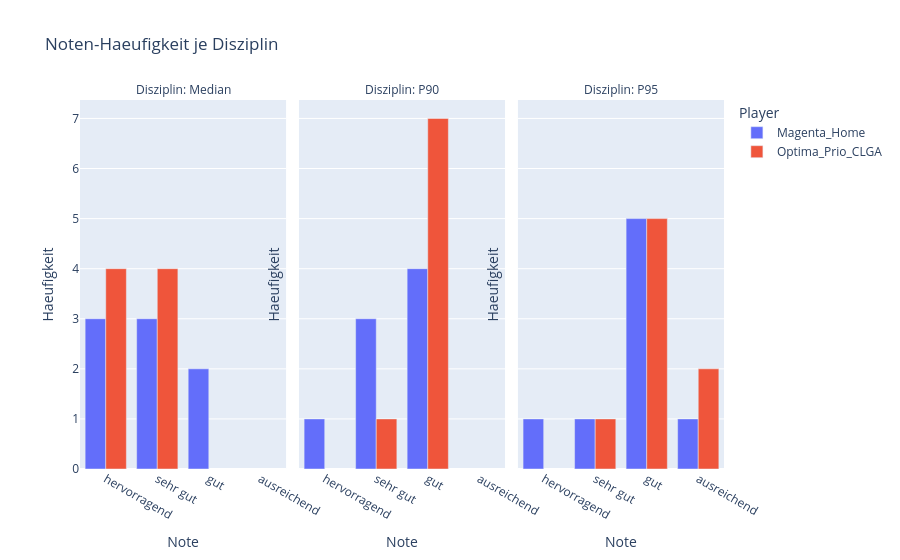

Notebook source saved alongside this figure:
### Markdown cell above
## Visualization: isualisierung: Haeufigkeit je Note, getrennt nach Disziplin

### Code cell
# Visualisierung: Haeufigkeit je Note, getrennt nach Disziplin (Plotly)
if freq.empty:
    print('Keine Daten nach Filterung vorhanden.')
else:
    p = freq.copy()
    p['Note'] = p['Note'].astype(str)

    fig = px.bar(
        p,
        x='Note',
        y='Anzahl',
        color='Player',
        facet_col='Disziplin',
        barmode='group',
        category_orders={'Note': grade_order, 'Disziplin': selected_disciplines},
        title='Noten-Haeufigkeit je Disziplin'
    )

    fig.update_xaxes(categoryorder='array', categoryarray=grade_order, tickangle=30)
    fig.update_yaxes(title_text='Haeufigkeit')
    fig.for_each_annotation(lambda a: a.update(text=a.text.replace('Disziplin=', 'Disziplin: ')))
    fig.update_layout(legend_title_text='Player')
    fig.show()

### Figure 1 — Plotly figure (JSON) as saved in the notebook; plotly's stock layout.template omitted (floating-point values rounded to 4 significant figures)
{"data": [{"alignmentgroup": "True", "hovertemplate": "Player=Magenta_Home<br>Disziplin=Median<br>Note=%{x}<br>Anzahl=%{y}<extra></extra>", "legendgroup": "Magenta_Home", "marker": {"color": "#636efa", "pattern": {"shape": ""}}, "name": "Magenta_Home", "offsetgroup": "Magenta_Home", "orientation": "v", "showlegend": true, "textposition": "auto", "type": "bar", "x": ["hervorragend", "sehr gut", "gut"], "xaxis": "x", "y": [3, 3, 2], "yaxis": "y"}, {"alignmentgroup": "True", "hovertemplate": "Player=Optima_Prio_CLGA<br>Disziplin=Median<br>Note=%{x}<br>Anzahl=%{y}<extra></extra>", "legendgroup": "Optima_Prio_CLGA", "marker": {"color": "#EF553B", "pattern": {"shape": ""}}, "name": "Optima_Prio_CLGA", "offsetgroup": "Optima_Prio_CLGA", "orientation": "v", "showlegend": true, "textposition": "auto", "type": "bar", "x": ["hervorragend", "sehr gut"], "xaxis": "x", "y": [4, 4], "yaxis": "y"}, {"alignmentgroup": "True", "hovertemplate": "Player=Magenta_Home<br>Disziplin=P90<br>Note=%{x}<br>Anzahl=%{y}<extra></extra>", "legendgroup": "Magenta_Home", "marker": {"color": "#636efa", "pattern": {"shape": ""}}, "name": "Magenta_Home", "offsetgroup": "Magenta_Home", "orientation": "v", "showlegend": false, "textposition": "auto", "type": "bar", "x": ["hervorragend", "sehr gut", "gut"], "xaxis": "x2", "y": [1, 3, 4], "yaxis": "y2"}, {"alignmentgroup": "True", "hovertemplate": "Player=Optima_Prio_CLGA<br>Disziplin=P90<br>Note=%{x}<br>Anzahl=%{y}<extra></extra>", "legendgroup": "Optima_Prio_CLGA", "marker": {"color": "#EF553B", "pattern": {"shape": ""}}, "name": "Optima_Prio_CLGA", "offsetgroup": "Optima_Prio_CLGA", "orientation": "v", "showlegend": false, "textposition": "auto", "type": "bar", "x": ["sehr gut", "gut"], "xaxis": "x2", "y": [1, 7], "yaxis": "y2"}, {"alignmentgroup": "True", "hovertemplate": "Player=Magenta_Home<br>Disziplin=P95<br>Note=%{x}<br>Anzahl=%{y}<extra></extra>", "legendgroup": "Magenta_Home", "marker": {"color": "#636efa", "pattern": {"shape": ""}}, "name": "Magenta_Home", "offsetgroup": "Magenta_Home", "orientation": "v", "showlegend": false, "textposition": "auto", "type": "bar", "x": ["hervorragend", "sehr gut", "gut", "ausreichend"], "xaxis": "x3", "y": [1, 1, 5, 1], "yaxis": "y3"}, {"alignmentgroup": "True", "hovertemplate": "Player=Optima_Prio_CLGA<br>Disziplin=P95<br>Note=%{x}<br>Anzahl=%{y}<extra></extra>", "legendgroup": "Optima_Prio_CLGA", "marker": {"color": "#EF553B", "pattern": {"shape": ""}}, "name": "Optima_Prio_CLGA", "offsetgroup": "Optima_Prio_CLGA", "orientation": "v", "showlegend": false, "textposition": "auto", "type": "bar", "x": ["sehr gut", "gut", "ausreichend"], "xaxis": "x3", "y": [1, 5, 2], "yaxis": "y3"}], "layout": {"annotations": [{"font": {}, "showarrow": false, "text": "Disziplin: Median", "x": 0.16, "xanchor": "center", "xref": "paper", "y": 1, "yanchor": "bottom", "yref": "paper"}, {"font": {}, "showarrow": false, "text": "Disziplin: P90", "x": 0.5, "xanchor": "center", "xref": "paper", "y": 1, "yanchor": "bottom", "yref": "paper"}, {"font": {}, "showarrow": false, "text": "Disziplin: P95", "x": 0.84, "xanchor": "center", "xref": "paper", "y": 1, "yanchor": "bottom", "yref": "paper"}], "barmode": "group", "legend": {"title": {"text": "Player"}, "tracegroupgap": 0}, "title": {"text": "Noten-Haeufigkeit je Disziplin"}, "xaxis": {"anchor": "y", "categoryarray": ["hervorragend", "sehr gut", "gut", "ausreichend", "ungenügend"], "categoryorder": "array", "domain": [0, 0.32], "tickangle": 30, "title": {"text": "Note"}}, "xaxis2": {"anchor": "y2", "categoryarray": ["hervorragend", "sehr gut", "gut", "ausreichend", "ungenügend"], "categoryorder": "array", "domain": [0.34, 0.66], "matches": "x", "tickangle": 30, "title": {"text": "Note"}}, "xaxis3": {"anchor": "y3", "categoryarray": ["hervorragend", "sehr gut", "gut", "ausreichend", "ungenügend"], "categoryorder": "array", "domain": [0.68, 1.0], "matches": "x", "tickangle": 30, "title": {"text": "Note"}}, "yaxis": {"anchor": "x", "domain": [0, 1], "title": {"text": "Haeufigkeit"}}, "yaxis2": {"anchor": "x2", "domain": [0, 1], "matches": "y", "showticklabels": false, "title": {"text": "Haeufigkeit"}}, "yaxis3": {"anchor": "x3", "domain": [0, 1], "matches": "y", "showticklabels": false, "title": {"text": "Haeufigkeit"}}}}
